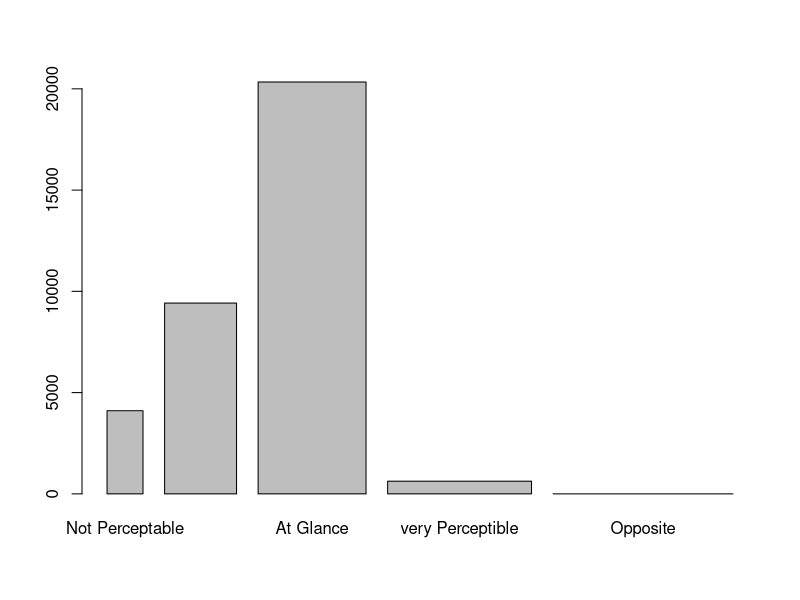
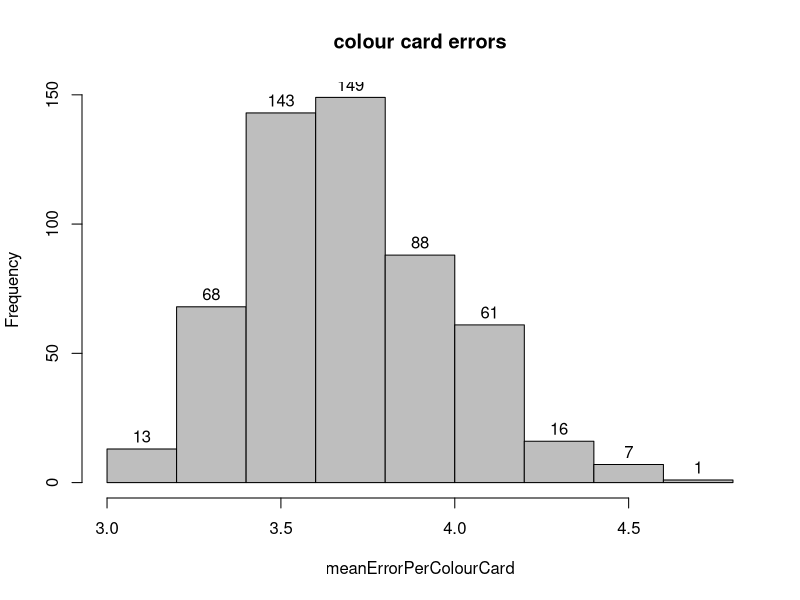
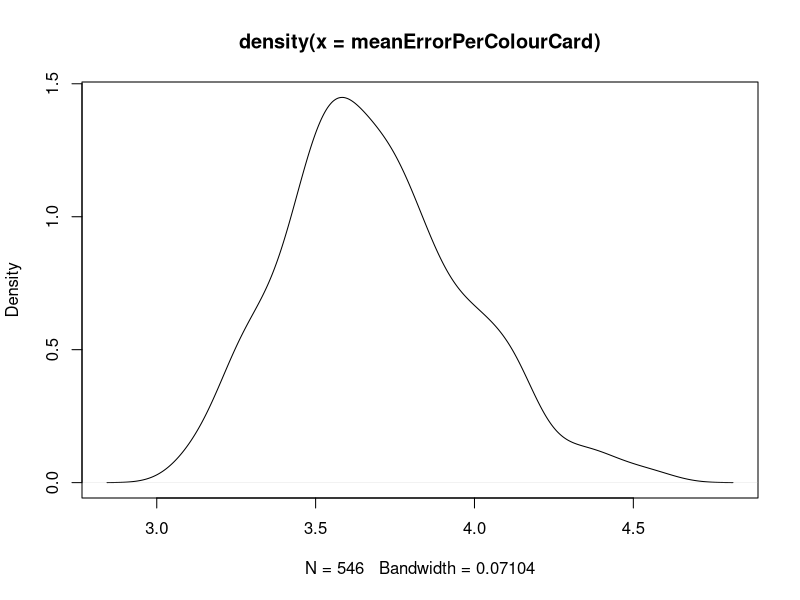

R code for these plots, in order:
setwd("datavis2018")
lab <- read.csv2("data/LabMeasurements-Color-Card.csv")
Master <- read.csv2("data/MasterColorCard.csv")

#t() tranposes the matrix  and c() puts it all into one row
MasterInOneRow <- c(t(as.matrix(Master[,9:11])))
MasterInOneRow
#creates a matrix by repeating the rows to fit the lab data 
MasterRepeated <- matrix(rep(MasterInOneRow, 13*42), byrow = TRUE,nrow = 13*42)
MasterRepeated
LabWithoutFirstColumns <- lab[,-c(1:2)]

deltaMatrix <- MasterRepeated - LabWithoutFirstColumns

print(deltaMatrix)
deltaMatrixPowerTwo <- deltaMatrix^2

deltaMatrixPowerTwo
dim(deltaMatrixPowerTwo)
#deltEMatrix contains Lab Errors for each spot (one row is one colour card)
deltEMatrix <- matrix(NA, nrow = 546, ncol = 64, byrow = FALSE)

for (i in 1:ncol(deltEMatrix)) {
  deltEMatrix[,i] <- sqrt(rowSums(deltaMatrixPowerTwo[,(i-1)*3+(1:3)]))
}

deltaERangePerCard  <- matrix(NA, nrow = nrow(deltEMatrix), ncol = 2, byrow = FALSE)
rownames(deltaERangePerCard) <- c(1:nrow(deltEMatrix))
colnames(deltaERangePerCard) <- c("Minimum","Maximum")
#deltaERangePerCard <- as.table(deltaERangePerCard)
#deltaERangePerCard["Minimum"] 

for (i in 1:nrow(deltEMatrix)) {
  rafMin <- min(deltEMatrix[i,])
  rafMax <- max(deltEMatrix[i,])
  minIndex <- match(c(rafMin),deltEMatrix[i,])
  maxIndex <- match(c(rafMax),deltEMatrix[i,])
  print(c(i, rafMin, minIndex, rafMax, maxIndex))
  deltaERangePerCard[i,"Minimum"] <- min(deltEMatrix[i,])
  deltaERangePerCard[i,"Maximum"] <- max(deltEMatrix[i,])
}


deltEMatrix
which(deltEMatrix<=1, arr.ind=TRUE)
countLevel1 <- sum(deltEMatrix<=1)
countLevel1
countLevel2 <- sum((deltEMatrix>1) & (deltEMatrix<2))
countLevel2
countLevel3 <- sum((deltEMatrix>2) & (deltEMatrix<10))
countLevel3
countLevel4 <- sum((deltEMatrix>11) & (deltEMatrix<49))
countLevel4
countLevel5 <- sum(deltEMatrix>50)
countLevel5
levelcount<-c(countLevel1,countLevel2,countLevel3,countLevel4,countLevel5)
level <-c("Not Perceptable","Hardly Perceptable","At Glance","very Perceptible","Opposite")
#visibility of color changes per spot
barplot(levelcount,(1:5),names.arg = level)

#visibility of color changes per card
meanErrorPerColourCard <- rowMeans(deltEMatrix)
meanErrorPerColourCard
#-----------------------------------------
hist(meanErrorPerColourCard, breaks="Sturge", col="grey", labels = T,main="colour card errors")
plot(density(meanErrorPerColourCard))
#--------------------------------------------
#visibility of color changes per sample
meanErrorPerSample <- c(1:13)

for (i in 1:13) {
  counter<-i;
  for (x in 1:42){
    meanErrorPerSample[i]<-meanErrorPerSample[i]+meanErrorPerColourCard[counter]
    counter<-counter+13
  }
  meanErrorPerSample[i]<- meanErrorPerSample[i]/42
}
print(meanErrorPerSample)


#z <- c("20 0 0", "50 0 0")
#b <- do.call(rbind, lapply(strsplit(z, split = " "), as.numeric))
#b <- LAB(b)
#as(b, "RGB")





